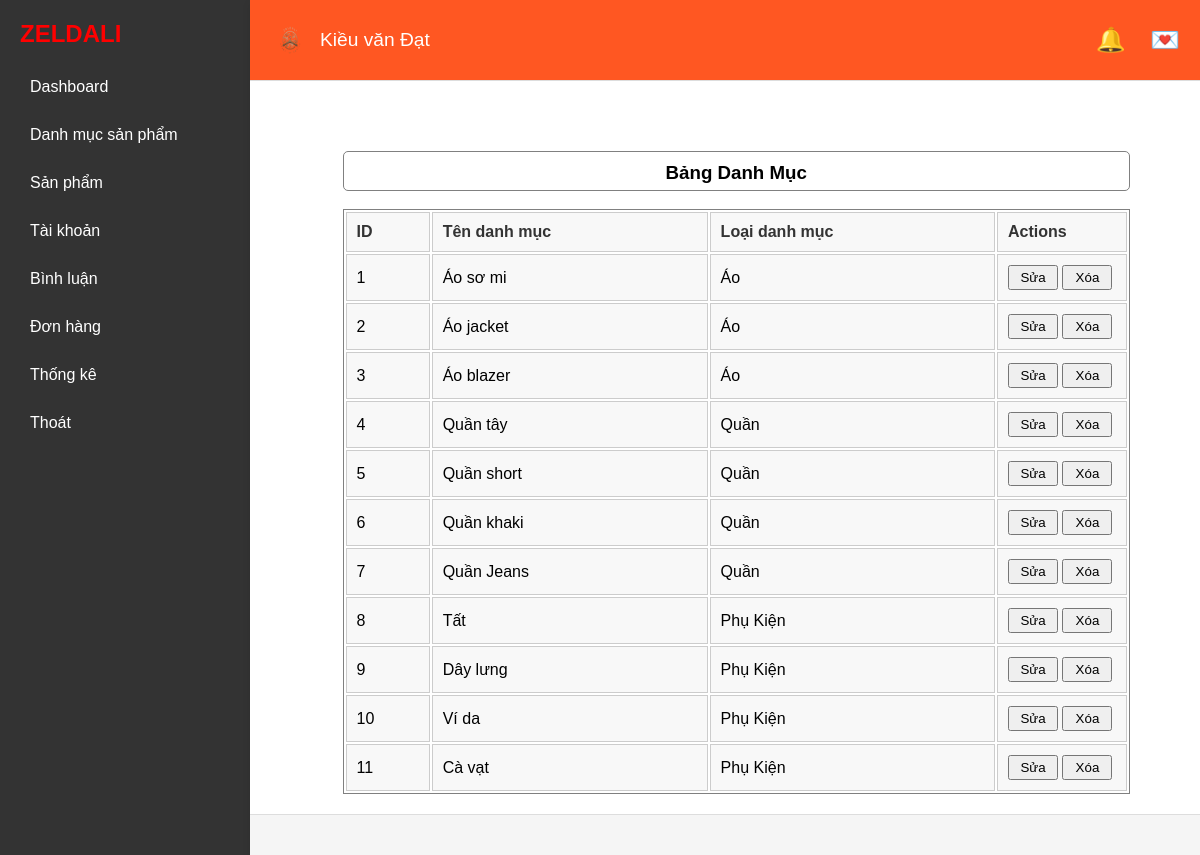
The app's page /index.php?role=admin&act=Category (signed in) with its own data.
### tables this page shows
CREATE TABLE `categories` (
  `id` int NOT NULL,
  `cate_name` varchar(255) NOT NULL,
  `type` varchar(10) NOT NULL
);

### app/Database/Functions.php (called while the page is built, shortened)
<?php
function view($path_view, $data=[]){
    extract($data);
    $path_view  = str_replace(".","/", $path_view);
    include_once "app/Views/$path_view.php";
};

### app/Controllers/Admin/AdminCategoryController.php (called while the page is built, shortened)
<?php
class AdminCategoryController {
    public function index(){
        $categories = (new Category)->all();
        return view('Admin.categories.list', compact('categories','message'));
    }
}

### index.php (called while the page is built, shortened)
<?php
include_once "app/Database/Database.php";
include_once "app/Database/Functions.php";
include_once "app/Models/Category.php";
include_once  "app/Controllers/Admin/AdminCategoryController.php";
include_once "Router/Web.php";

### app/Database/Database.php (called while the page is built, shortened)
<?php
class Database
{
    private $pdo;
    public function __construct()
    {
        try {
            $this->pdo = new PDO("mysql:host=" . HOST . ";port=" . PORT . ";dbname=" . DBNAME,USERNAME,PASSWORD);
            $this->pdo->setAttribute(PDO::ATTR_ERRMODE, PDO::ERRMODE_EXCEPTION);
        } catch (Exception $error) {
            echo "<h1>Lỗi kết nối CSDL: " . $error->getMessage() . "</h1>";
        }
    }
    public function getConnection()
    {
        return $this->pdo;
    }
    public function __destruct()
    {
        $this->pdo = null;
    }
}

### app/Models/Category.php (called while the page is built, shortened)
<?php
class Category {
    public $pdo;
    public function __construct(){
        $db = new Database();
        $this->pdo = $db->getConnection();
    }
    public function all(){
        $sql = "SELECT * FROM categories";
        $stmt = $this->pdo->prepare($sql);
        $stmt->execute();
        return $stmt->fetchAll(PDO::FETCH_ASSOC);
    }
}
?>

### app/Views/Admin/categories/list.php (the view, shortened to what this page needs)
<?php include_once VIEW . "Admin/base/header.php" ?>
<div class="main">
    <div class="product-main">
        <div style="color: green;margin: 40px 50px 0px 50px;font-weight: 25;height: 10px;border-radius: 20px;"><?php if(isset($message) && $message != "") :?><?= $message ?><?php endif; ?></div>
        <div class="show_list" style="width: 90%; margin: 20px 0; border-collapse: collapse;margin-left: 2%;">
            <table style="width: 100%; border: 1px solid gray;">
            <div style="width: 100%; height: 40px; background-color: white; border: 1px solid gray; border-radius: 5px; margin-top: 20px; text-align: center;">
                    <h3 style="margin-top: 10px;">Bảng Danh Mục</h3>
                </div>
                <br>
                <thead style="background-color: #f2f2f2;">
                    <tr>
                        <th style="background-color: #f8f8f8; color: #333; font-weight: bold; padding: 10px; text-align: left; border: 1px solid #ccc;">ID</th>
                        <th style="background-color: #f8f8f8; color: #333; font-weight: bold; padding: 10px; text-align: left; border: 1px solid #ccc;">Tên danh mục</th>
                        <th style="background-color: #f8f8f8; color: #333; font-weight: bold; padding: 10px; text-align: left; border: 1px solid #ccc;">Loại danh mục</th>
                        <th style="background-color: #f8f8f8; color: #333; font-weight: bold; padding: 10px; text-align: left; border: 1px solid #ccc;">Actions</th>
                    </tr>
                </thead>
                <tbody>
                    <?php foreach ($categories as $value) : ?>
                        <tr>
                            <td style="background-color: #f8f8f8;padding: 10px; text-align: left; border: 1px solid #ccc;"><?= $value['id'] ?></td>
                            <td style="background-color: #f8f8f8; padding: 10px; text-align: left; border: 1px solid #ccc;"><?= $value['cate_name'] ?></td>
                            <td style="background-color: #f8f8f8; padding: 10px; text-align: left; border: 1px solid #ccc;"><?= $value['type'] ?></td>
                            <td style="background-color: #f8f8f8; padding: 10px; text-align: left; border: 1px solid #ccc;width: 130px;">
                                <a href="index.php?role=admin&act=Edit&id=<?= $value['id'] ?>"><input style="width: 50px;height: 25px;" type="button" value="Sửa"></a>
                                <a href="index.php?role=admin&act=DeleteCategory&id=<?= $value['id'] ?>" onclick="return confirm('bạn có muốn xóa?')"><input style="width: 50px;height: 25px;" type="button" value="Xóa"></a>
                            </td>
                        </tr>
                    <?php endforeach; ?>
                </tbody>
            </table>
        </div>
    </div>
</div>
<?php include_once VIEW . "Admin/base/footer.php" ?>

### Assets/Admin/Css/admin.css (style rules this page uses)
* { box-sizing: border-box; margin: 0; padding: 0; font-family: Arial, sans-serif; }
body { display: flex; height: 100vh; background-color: #f5f5f5; overflow-y: hidden; }

### app/Views/Admin/categories/list.php (style rules this page uses)
.main { height: 800px; overflow-y: auto; margin-left: 75px; }

### records on screen
categories: id "1", cate_name "Áo sơ mi", type "Áo"
categories: id "2", cate_name "Áo jacket", type "Áo"
categories: id "3", cate_name "Áo blazer", type "Áo"
categories: id "4", cate_name "Quần tây", type "Quần"
categories: id "5", cate_name "Quần short", type "Quần"
categories: id "6", cate_name "Quần khaki", type "Quần"
categories: id "7", cate_name "Quần Jeans", type "Quần"
categories: id "8", cate_name "Tất", type "Phụ Kiện"
categories: id "9", cate_name "Dây lưng", type "Phụ Kiện"
categories: id "10", cate_name "Ví da", type "Phụ Kiện"
categories: id "11", cate_name "Cà vạt", type "Phụ Kiện"

### other values on screen
$_SESSION['user']['fullname'] "Kiều văn Đạt"
